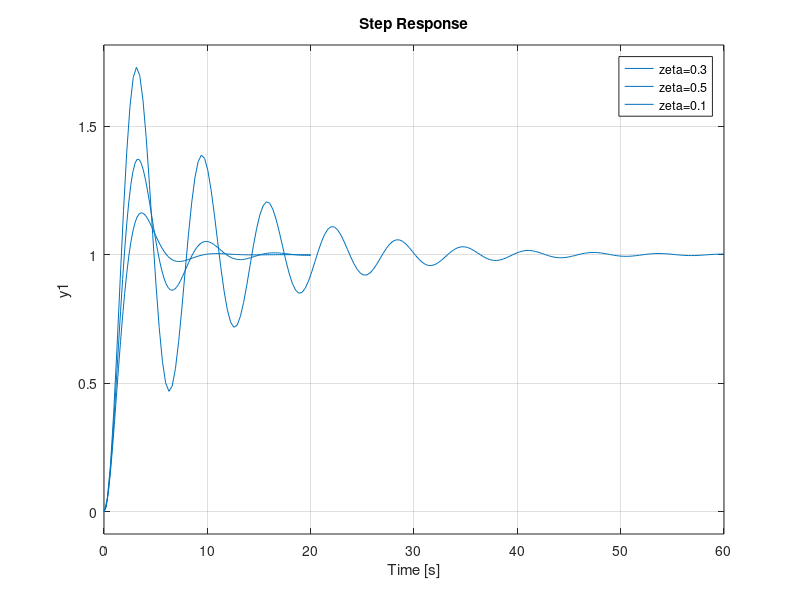

MATLAB code for this plot:
zeta=0.3;
wn=1;
y=tf([wn],[1 2*zeta*wn wn]);
step(y);
hold on
zeta=0.5;
y=tf([wn],[1 2*zeta*wn wn]);
step(y);
hold on
zeta=0.1;
y=tf([wn],[1 2*zeta*wn wn]);
step(y);
legend('zeta=0.3','zeta=0.5','zeta=0.1','zeta=0')
